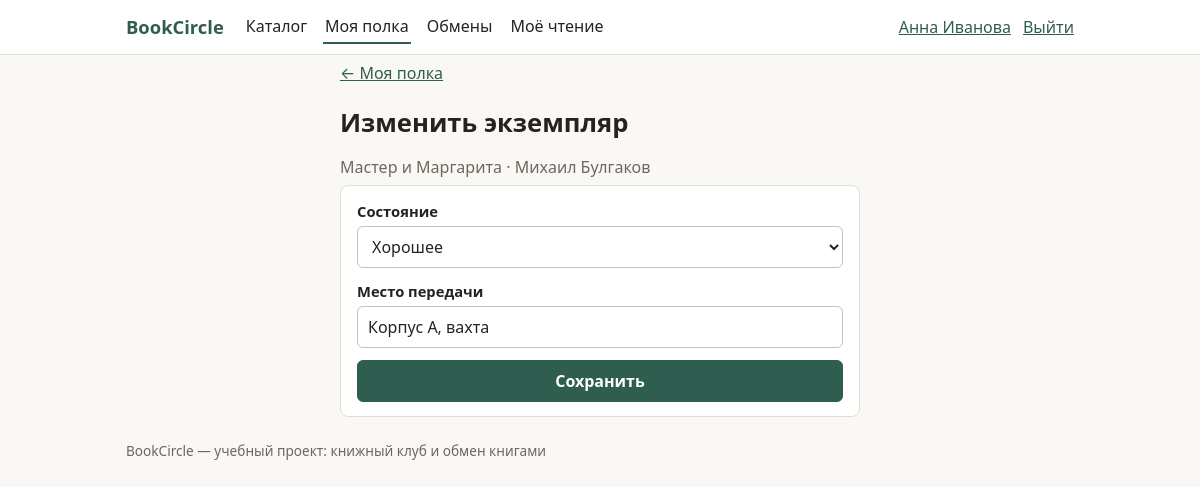
Page /copies/1/edit (signed in) on the committed database.
### tables this page shows
CREATE TABLE users (
    id            INTEGER PRIMARY KEY AUTOINCREMENT,
    email         TEXT NOT NULL UNIQUE,
    display_name  TEXT NOT NULL,
    password_hash TEXT NOT NULL,
    role          TEXT NOT NULL DEFAULT 'user' CHECK (role IN ('user', 'moderator', 'admin')),
    created_at    TEXT NOT NULL
);

CREATE TABLE books (
    id          INTEGER PRIMARY KEY AUTOINCREMENT,
    title       TEXT NOT NULL,
    author      TEXT NOT NULL,
    genre       TEXT NOT NULL,
    description TEXT NOT NULL DEFAULT '',
    cover_url   TEXT,
    title_key   TEXT NOT NULL,            -- название в нижнем регистре (сортировка)
    search_key  TEXT NOT NULL UNIQUE,     -- «название автор» в нижнем регистре (поиск + защита от дублей)
    created_at  TEXT NOT NULL
);

CREATE TABLE copies (
    id           INTEGER PRIMARY KEY AUTOINCREMENT,
    book_id      INTEGER NOT NULL REFERENCES books (id) ON DELETE RESTRICT,
    owner_id     INTEGER NOT NULL REFERENCES users (id) ON DELETE RESTRICT,
    condition    TEXT NOT NULL CHECK (condition IN ('new', 'good', 'fair', 'worn')),
    pickup_place TEXT NOT NULL,
    is_active    INTEGER NOT NULL DEFAULT 1 CHECK (is_active IN (0, 1)),
    created_at   TEXT NOT NULL
);

### app/routes/shelf.py (the view)
@router.get("/copies/{copy_id}/edit")
async def edit_copy_form(copy_id: int, request: Request, user=Depends(require_user), conn=Depends(get_conn)):
    copy = copies.get_owned(conn, copy_id, user)
    return render(request, "copy_form.html", {"user": user, "copy": copy, "values": copy, "errors": {}})

### app/templates/copy_form.html (shortened to what this page needs)
{% extends "base.html" %}
{% from "_macros.html" import field, select with context %}
{% block content %}
<section class="narrow">
  <p><a href="/shelf">← Моя полка</a></p>
  <h1>Изменить экземпляр</h1>
  <p class="muted">{{ copy.title }} · {{ copy.author }}</p>
  <form method="post" action="/copies/{{ copy.id }}" class="card form" novalidate>
    {{ select("condition", "Состояние", CONDITIONS.items()|list, values.get("condition"), errors, "Выберите состояние") }}
    {{ field("pickup_place", "Место передачи", values, errors, "text", true) }}
    <button class="btn primary" type="submit">Сохранить</button>
  </form>
</section>
{% endblock %}

### app/templates/base.html (shortened to what this page needs)
<!doctype html>
<html lang="ru">
<head>
  <link rel="stylesheet" href="/static/style.css">
</head>
<body>
<header class="site-header">
  <div class="wrap bar">
    <a class="brand" href="/books">BookCircle</a>
    {% if user %}
    <nav class="nav" aria-label="Основное меню">
      <a href="/books" {% if current_path.startswith('/books') %}class="active"{% endif %}>Каталог</a>
      <a href="/shelf" {% if current_path.startswith('/shelf') or current_path.startswith('/copies') %}class="active"{% endif %}>Моя полка</a>
      <a href="/loans" {% if current_path.startswith('/loans') %}class="active"{% endif %}>Обмены</a>
      <a href="/reading" {% if current_path.startswith('/reading') %}class="active"{% endif %}>Моё чтение</a>
    </nav>
    <div class="account">
      <a href="/profile">{{ user.display_name }}</a>
      <form method="post" action="/logout"><button class="link-btn" type="submit">Выйти</button></form>
    </div>
    {% endif %}
  </div>
</header>
<main class="wrap">
  {% block content %}{% endblock %}
</main>
<footer class="wrap footer muted">BookCircle — учебный проект: книжный клуб и обмен книгами</footer>
</body>
</html>

### app/templates/_macros.html (shortened to what this page needs)
{% macro field(name, label, values, errors, type="text", required=false, hint="") %}
<div class="field{% if errors.get(name) %} has-error{% endif %}">
  <label for="f-{{ name }}">{{ label }}</label>
  <input id="f-{{ name }}" name="{{ name }}" type="{{ type }}"
         {% if type != "password" %}value="{{ values.get(name) or '' }}"{% endif %}
         {% if required %}required{% endif %}
         {% if errors.get(name) %}aria-invalid="true" aria-describedby="e-{{ name }}"{% endif %}>
</div>
{% endmacro %}

### app/static/style.css (style rules this page uses)
:root { --bg: #faf8f4; --surface: #fff; --text: #25231f; --muted: #6d675d; --line: #e3ddd2; --accent: #2f5d50; --accent-ink: #fff; --ok: #2f6b3f; --ok-bg: #e5f1e7; --warn: #8a5a00; --warn-bg: #fbf0d6; --bad: #9b2c2c; --bad-bg: #f8e2e2; --radius: 8px; }
* { box-sizing: border-box; }
html { -webkit-text-size-adjust: 100%; }
body { margin: 0; background: var(--bg); color: var(--text); line-height: 1.5; font: 16px/1.5 system-ui, -apple-system, "Segoe UI", Roboto, "Helvetica Neue", Arial, sans-serif; }
a { color: var(--accent); }
h1 { font-size: 1.6rem; margin: 1.2rem 0 .8rem; }
p { margin: .35rem 0; }
.wrap { max-width: 980px; margin: 0 auto; padding: 0 16px; }
.narrow { max-width: 520px; margin: 0 auto; }
.muted { color: var(--muted); }
.footer { padding: 24px 16px; font-size: .85rem; }
.site-header { background: var(--surface); border-bottom: 1px solid var(--line); }
.bar { display: flex; flex-wrap: wrap; align-items: center; gap: 8px 20px; padding-top: 10px; padding-bottom: 10px; }
.brand { font-weight: 700; font-size: 1.15rem; text-decoration: none; color: var(--accent); }
.nav { display: flex; flex-wrap: wrap; gap: 4px 14px; flex: 1 1 auto; }
.nav a { text-decoration: none; color: var(--text); padding: 4px 2px; border-bottom: 2px solid transparent; }
.nav a.active, .nav a:hover { border-bottom-color: var(--accent); }
.account { display: flex; align-items: center; gap: 12px; flex-wrap: wrap; }
.account form { margin: 0; }
.link-btn { background: none; border: 0; padding: 0; color: var(--accent); cursor: pointer; font: inherit; text-decoration: underline; }
.card { background: var(--surface); border: 1px solid var(--line); border-radius: var(--radius); padding: 14px 16px; }
.form { display: grid; gap: 12px; }
.field { display: grid; gap: 4px; }
.field label { font-weight: 600; font-size: .92rem; }
input, select, textarea { width: 100%; font: inherit; padding: 8px 10px; border: 1px solid #c9c2b4; border-radius: 6px; background: #fff; color: var(--text); }
.btn { display: inline-block; font: inherit; font-weight: 600; padding: 8px 14px; border-radius: 6px; border: 1px solid #c9c2b4; background: #fff; color: var(--text); text-decoration: none; cursor: pointer; text-align: center; }
.btn.primary { background: var(--accent); border-color: var(--accent); color: var(--accent-ink); }

### rows in the picture
users: display_name "Анна Иванова"
books: title "Мастер и Маргарита", author "Михаил Булгаков"
copies: condition "Хорошее", pickup_place "Корпус А, вахта"

### other values in the picture
{{ label }} "Место передачи"
